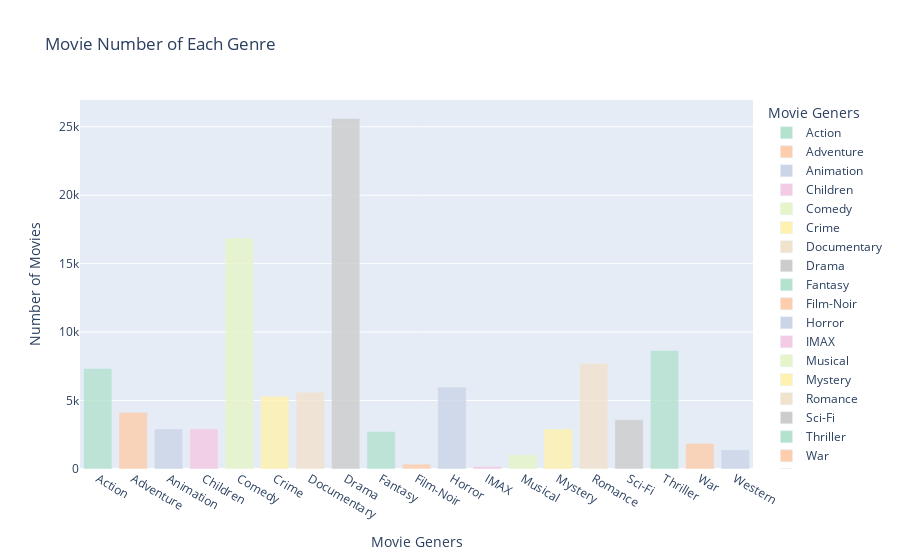

Source (notebook cell):
### Code cell
'''how many movies lays in each gener?'''
fig_generes_movies = px.bar(
    movies.drop(['movieid', 'title'], axis=1).sum(axis=0, skipna=True), 
    color=movies.columns[2:], 
    title='Movie Number of Each Genre', 
    opacity=0.8,
    labels=dict(index = 'Movie Geners', value = 'Number of Movies', color = 'Movie Geners'),
    color_discrete_sequence=px.colors.qualitative.Pastel2
)
fig_generes_movies.show()

### Figure 1 — Plotly figure (JSON) as saved in the notebook; plotly's stock layout.template omitted (floating-point values rounded to 4 significant figures)
{"data": [{"alignmentgroup": "True", "hovertemplate": "Movie Geners=%{x}<br>Number of Movies=%{y}<extra></extra>", "legendgroup": "Action", "marker": {"color": "rgb(179,226,205)", "opacity": 0.8}, "name": "Action", "offsetgroup": "Action", "orientation": "v", "showlegend": true, "textposition": "auto", "type": "bar", "x": ["Action"], "xaxis": "x", "y": [7348], "yaxis": "y"}, {"alignmentgroup": "True", "hovertemplate": "Movie Geners=%{x}<br>Number of Movies=%{y}<extra></extra>", "legendgroup": "Adventure", "marker": {"color": "rgb(253,205,172)", "opacity": 0.8}, "name": "Adventure", "offsetgroup": "Adventure", "orientation": "v", "showlegend": true, "textposition": "auto", "type": "bar", "x": ["Adventure"], "xaxis": "x", "y": [4145], "yaxis": "y"}, {"alignmentgroup": "True", "hovertemplate": "Movie Geners=%{x}<br>Number of Movies=%{y}<extra></extra>", "legendgroup": "Animation", "marker": {"color": "rgb(203,213,232)", "opacity": 0.8}, "name": "Animation", "offsetgroup": "Animation", "orientation": "v", "showlegend": true, "textposition": "auto", "type": "bar", "x": ["Animation"], "xaxis": "x", "y": [2929], "yaxis": "y"}, {"alignmentgroup": "True", "hovertemplate": "Movie Geners=%{x}<br>Number of Movies=%{y}<extra></extra>", "legendgroup": "Children", "marker": {"color": "rgb(244,202,228)", "opacity": 0.8}, "name": "Children", "offsetgroup": "Children", "orientation": "v", "showlegend": true, "textposition": "auto", "type": "bar", "x": ["Children"], "xaxis": "x", "y": [2935], "yaxis": "y"}, {"alignmentgroup": "True", "hovertemplate": "Movie Geners=%{x}<br>Number of Movies=%{y}<extra></extra>", "legendgroup": "Comedy", "marker": {"color": "rgb(230,245,201)", "opacity": 0.8}, "name": "Comedy", "offsetgroup": "Comedy", "orientation": "v", "showlegend": true, "textposition": "auto", "type": "bar", "x": ["Comedy"], "xaxis": "x", "y": [16870], "yaxis": "y"}, {"alignmentgroup": "True", "hovertemplate": "Movie Geners=%{x}<br>Number of Movies=%{y}<extra></extra>", "legendgroup": "Crime", "marker": {"color": "rgb(255,242,174)", "opacity": 0.8}, "name": "Crime", "offsetgroup": "Crime", "orientation": "v", "showlegend": true, "textposition": "auto", "type": "bar", "x": ["Crime"], "xaxis": "x", "y": [5319], "yaxis": "y"}, {"alignmentgroup": "True", "hovertemplate": "Movie Geners=%{x}<br>Number of Movies=%{y}<extra></extra>", "legendgroup": "Documentary", "marker": {"color": "rgb(241,226,204)", "opacity": 0.8}, "name": "Documentary", "offsetgroup": "Documentary", "orientation": "v", "showlegend": true, "textposition": "auto", "type": "bar", "x": ["Documentary"], "xaxis": "x", "y": [5605], "yaxis": "y"}, {"alignmentgroup": "True", "hovertemplate": "Movie Geners=%{x}<br>Number of Movies=%{y}<extra></extra>", "legendgroup": "Drama", "marker": {"color": "rgb(204,204,204)", "opacity": 0.8}, "name": "Drama", "offsetgroup": "Drama", "orientation": "v", "showlegend": true, "textposition": "auto", "type": "bar", "x": ["Drama"], "xaxis": "x", "y": [25606], "yaxis": "y"}, {"alignmentgroup": "True", "hovertemplate": "Movie Geners=%{x}<br>Number of Movies=%{y}<extra></extra>", "legendgroup": "Fantasy", "marker": {"color": "rgb(179,226,205)", "opacity": 0.8}, "name": "Fantasy", "offsetgroup": "Fantasy", "orientation": "v", "showlegend": true, "textposition": "auto", "type": "bar", "x": ["Fantasy"], "xaxis": "x", "y": [2731], "yaxis": "y"}, {"alignmentgroup": "True", "hovertemplate": "Movie Geners=%{x}<br>Number of Movies=%{y}<extra></extra>", "legendgroup": "Film-Noir", "marker": {"color": "rgb(253,205,172)", "opacity": 0.8}, "name": "Film-Noir", "offsetgroup": "Film-Noir", "orientation": "v", "showlegend": true, "textposition": "auto", "type": "bar", "x": ["Film-Noir"], "xaxis": "x", "y": [353], "yaxis": "y"}, {"alignmentgroup": "True", "hovertemplate": "Movie Geners=%{x}<br>Number of Movies=%{y}<extra></extra>", "legendgroup": "Horror", "marker": {"color": "rgb(203,213,232)", "opacity": 0.8}, "name": "Horror", "offsetgroup": "Horror", "orientation": "v", "showlegend": true, "textposition": "auto", "type": "bar", "x": ["Horror"], "xaxis": "x", "y": [5989], "yaxis": "y"}, {"alignmentgroup": "True", "hovertemplate": "Movie Geners=%{x}<br>Number of Movies=%{y}<extra></extra>", "legendgroup": "IMAX", "marker": {"color": "rgb(244,202,228)", "opacity": 0.8}, "name": "IMAX", "offsetgroup": "IMAX", "orientation": "v", "showlegend": true, "textposition": "auto", "type": "bar", "x": ["IMAX"], "xaxis": "x", "y": [195], "yaxis": "y"}, {"alignmentgroup": "True", "hovertemplate": "Movie Geners=%{x}<br>Number of Movies=%{y}<extra></extra>", "legendgroup": "Musical", "marker": {"color": "rgb(230,245,201)", "opacity": 0.8}, "name": "Musical", "offsetgroup": "Musical", "orientation": "v", "showlegend": true, "textposition": "auto", "type": "bar", "x": ["Musical"], "xaxis": "x", "y": [1054], "yaxis": "y"}, {"alignmentgroup": "True", "hovertemplate": "Movie Geners=%{x}<br>Number of Movies=%{y}<extra></extra>", "legendgroup": "Mystery", "marker": {"color": "rgb(255,242,174)", "opacity": 0.8}, "name": "Mystery", "offsetgroup": "Mystery", "orientation": "v", "showlegend": true, "textposition": "auto", "type": "bar", "x": ["Mystery"], "xaxis": "x", "y": [2925], "yaxis": "y"}, {"alignmentgroup": "True", "hovertemplate": "Movie Geners=%{x}<br>Number of Movies=%{y}<extra></extra>", "legendgroup": "Romance", "marker": {"color": "rgb(241,226,204)", "opacity": 0.8}, "name": "Romance", "offsetgroup": "Romance", "orientation": "v", "showlegend": true, "textposition": "auto", "type": "bar", "x": ["Romance"], "xaxis": "x", "y": [7719], "yaxis": "y"}, {"alignmentgroup": "True", "hovertemplate": "Movie Geners=%{x}<br>Number of Movies=%{y}<extra></extra>", "legendgroup": "Sci-Fi", "marker": {"color": "rgb(204,204,204)", "opacity": 0.8}, "name": "Sci-Fi", "offsetgroup": "Sci-Fi", "orientation": "v", "showlegend": true, "textposition": "auto", "type": "bar", "x": ["Sci-Fi"], "xaxis": "x", "y": [3595], "yaxis": "y"}, {"alignmentgroup": "True", "hovertemplate": "Movie Geners=%{x}<br>Number of Movies=%{y}<extra></extra>", "legendgroup": "Thriller", "marker": {"color": "rgb(179,226,205)", "opacity": 0.8}, "name": "Thriller", "offsetgroup": "Thriller", "orientation": "v", "showlegend": true, "textposition": "auto", "type": "bar", "x": ["Thriller"], "xaxis": "x", "y": [8654], "yaxis": "y"}, {"alignmentgroup": "True", "hovertemplate": "Movie Geners=%{x}<br>Number of Movies=%{y}<extra></extra>", "legendgroup": "War", "marker": {"color": "rgb(253,205,172)", "opacity": 0.8}, "name": "War", "offsetgroup": "War", "orientation": "v", "showlegend": true, "textposition": "auto", "type": "bar", "x": ["War"], "xaxis": "x", "y": [1874], "yaxis": "y"}, {"alignmentgroup": "True", "hovertemplate": "Movie Geners=%{x}<br>Number of Movies=%{y}<extra></extra>", "legendgroup": "Western", "marker": {"color": "rgb(203,213,232)", "opacity": 0.8}, "name": "Western", "offsetgroup": "Western", "orientation": "v", "showlegend": true, "textposition": "auto", "type": "bar", "x": ["Western"], "xaxis": "x", "y": [1399], "yaxis": "y"}], "layout": {"autosize": true, "barmode": "relative", "hovermode": "closest", "legend": {"title": {"text": "Movie Geners"}, "tracegroupgap": 0}, "title": {"text": "Movie Number of Each Genre"}, "xaxis": {"anchor": "y", "autorange": true, "domain": [0, 1], "range": [-0.5, 18.5], "showspikes": false, "title": {"text": "Movie Geners"}, "type": "category"}, "yaxis": {"anchor": "x", "autorange": true, "domain": [0, 1], "range": [0, 26950.0], "showspikes": false, "title": {"text": "Number of Movies"}, "type": "linear"}}}
